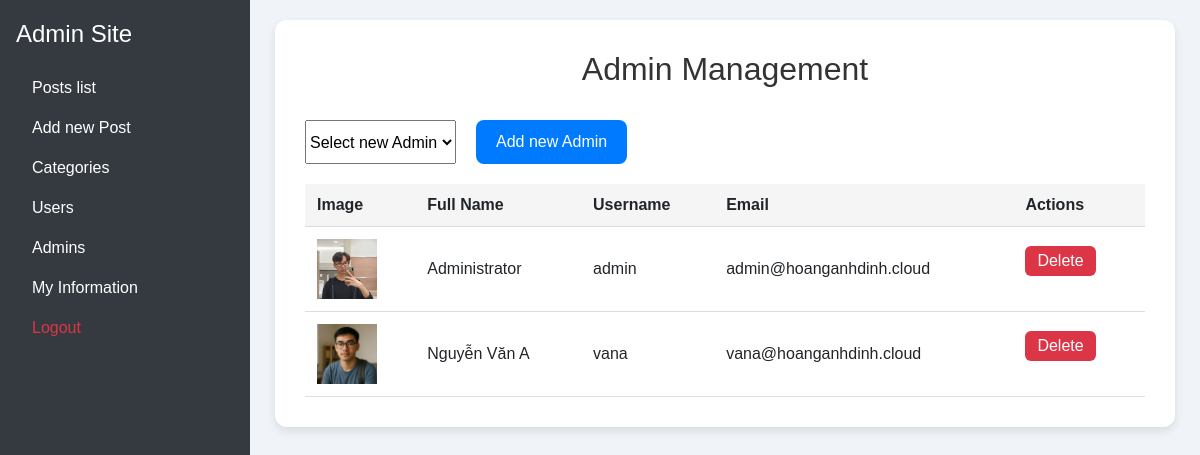
The page /admin/admin_addadmin.php (signed in) on the database its author committed.
### tables this page shows
CREATE TABLE `users` (
  `id` int(11) NOT NULL,
  `fullname` varchar(255) NOT NULL,
  `username` varchar(255) NOT NULL,
  `email` varchar(255) NOT NULL,
  `password` varchar(255) NOT NULL,
  `user_image` varchar(255) DEFAULT NULL,
  `role` varchar(11) NOT NULL
);

### admin/admin_addadmin.php (called while the page is built, shortened)
<?php require "../users/login/check_admin.php";
if (isset($_POST['users'])) {
    try {
        include '../includes/DatabaseConnection.php';
        include '../includes/DatabaseFunctions.php';
        insertAdmin($pdo, $_POST['users']);
        header('Location: admin_addadmin.php');
        exit;
    } catch (PDOException $e) {
        $title = 'An error has occurred';
        $output = 'Database error: ' . $e->getMessage();
    } catch (Exception $e) {
        $title = 'An error has occurred';
        $output = 'Error: ' . $e->getMessage();
    }
} else {
    include '../includes/DatabaseConnection.php';
    include '../includes/DatabaseFunctions.php';
    $users = allUsers($pdo);
    $admins = allAdmins($pdo);
    include 'templates/admin_addadmin.html.php';
}
include 'templates/admin_layout.html.php';

### includes/DatabaseFunctions.php (called while the page is built, shortened)
<?php
function query($pdo, $sql, $parameters = []) {
    $query = $pdo->prepare($sql);
    $query->execute($parameters);
    return $query;
}
function allUsers($pdo) {
    $users = query($pdo, 'SELECT * FROM users');
    return $users->fetchAll();
}
function allAdmins($pdo) {
    $admins = query($pdo, "SELECT * FROM users WHERE role = 'admin'");
    return $admins->fetchAll();
}
?>

### admin/templates/admin_addadmin.html.php (the view, shortened to what this page needs)
<head>
</head>
<body>
  <div class="container">
    <h2>Admin Management</h2><br/>
    <form class="form-group" action="admin_addadmin.php" method="post">
        <select name="users" class="users" required>
            <option value="">Select new Admin</option>
        </select></br>
      <button id="addUserBtn">Add new Admin</button>
  </form>
    <table>
      <thead>
        <tr>
          <th>Image</th>
          <th>Full Name</th>
          <th>Username</th>
          <th>Email</th>
          <th>Actions</th>
        </tr>
      </thead>
      <tbody id="userTableBody">
        <tr>
        <?php foreach ($admins as $admin): ?>
            <td><img src="../users/images/<?=htmlspecialchars($admin['user_image'], ENT_QUOTES, 'UTF-8');?>" alt="User Image"></td>
            <td><?=htmlspecialchars($admin['fullname'], ENT_QUOTES, 'UTF-8')?></td>
            <td><?=htmlspecialchars($admin['username'], ENT_QUOTES, 'UTF-8')?></td>
            <td><?=htmlspecialchars($admin['email'], ENT_QUOTES, 'UTF-8')?></td>
            <td class="action-buttons">
            <form action="admin_deleteadmin.php" method="post">
                <button class="delete-btn">Delete</button>
            </form>
          </td>
        </tr>
        <?php endforeach; ?>
      </tbody>
    </table>
  </div>
</body>

### admin/templates/admin_layout.html.php (style rules this page uses)
body { min-height: 100vh; display: flex; }

### admin/templates/admin_addadmin.html.php (style rules this page uses)
body { font-family: Arial, sans-serif; background-color: #f0f4f8; margin: 0; padding: 0px; }
.container { max-width: 900px; margin: auto; background-color: #ffffff; padding: 30px; border-radius: 12px; box-shadow: 0 4px 10px rgba(0,0,0,0.1); }
h2 { text-align: center; color: #333; }
.form-group { display: flex; flex-wrap: wrap; gap: 10px; margin-bottom: 20pxpx; }
.form-group button { padding: 10px 20px; background-color: #007bff; border: none; color: white; border-radius: 8px; cursor: pointer; }
table { width: 100%; border-collapse: collapse; margin-top: 20px; }
table th, table td { padding: 12px; border-bottom: 1px solid #ddd; text-align: left; }
table th { background-color: #f5f5f5; }
.action-buttons button { padding: 6px 12px; margin-right: 6px; border: none; border-radius: 6px; cursor: pointer; color: white; }
.delete-btn { background-color: #dc3545; }
img { width: 60px; height: 60px; }

### rows shown on the page
users: user_image (picture), fullname "Administrator", username "admin", email "admin@hoanganhdinh.cloud"
users: user_image (picture), fullname "Nguyễn Văn A", username "vana", email "vana@hoanganhdinh.cloud"
